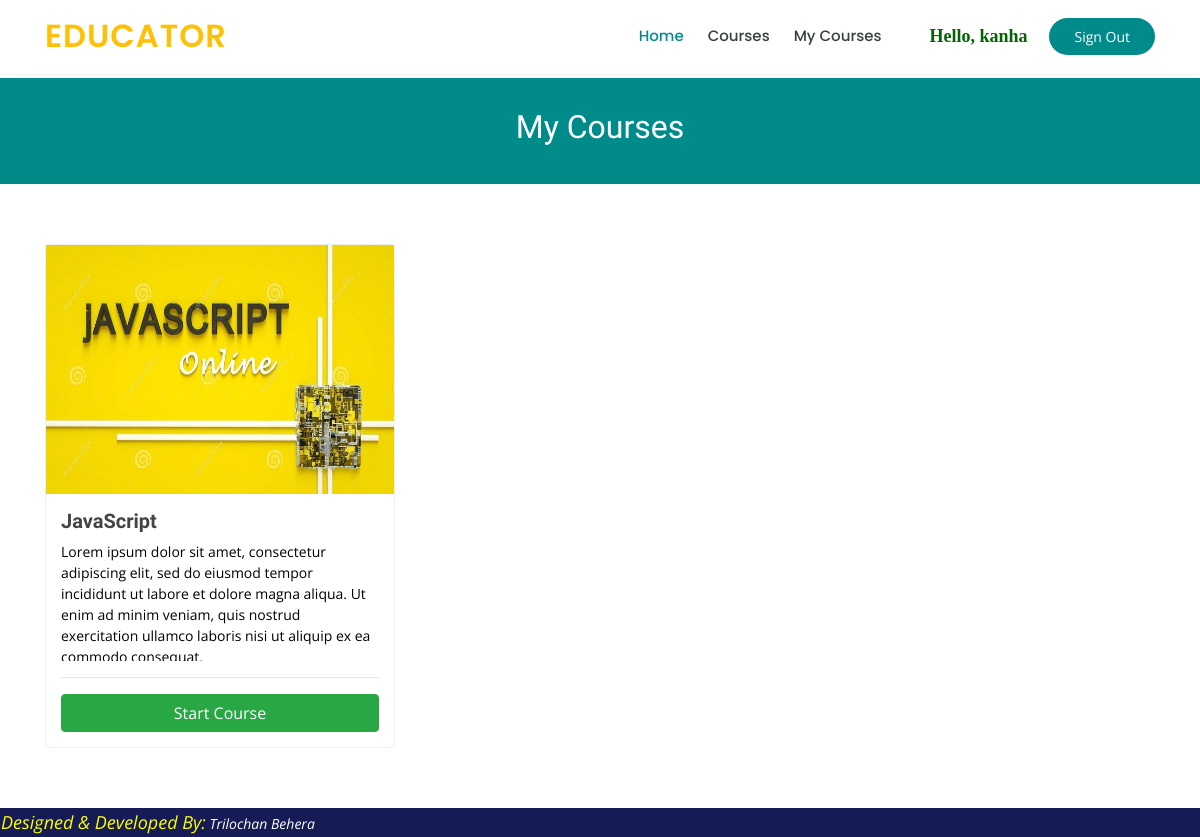
/my_courses/ (signed in), run on the app's committed database.
### Educator/models.py (models this page shows, shortened)
class UserCourse(models.Model):
    user=models.ForeignKey(User,null=False,on_delete=models.CASCADE)
    course=models.ForeignKey(Course,null=False,on_delete=models.CASCADE)
    date=models.DateTimeField(auto_now_add=True)

class Course(models.Model):
    course_name= models.CharField(max_length=100, null=False)
    slug= models.CharField(max_length=100, null=False, unique=True)
    course_image= models.ImageField(upload_to='Course_images')
    course_length=models.IntegerField(null=False)
    description= models.TextField(null=False)
    price= models.IntegerField(null=False)
    discount=models.IntegerField(null=False,default=0)
    resource=models.FileField(upload_to='resource')
    date=models.DateTimeField(auto_now_add=True)
    active=models.BooleanField(default=False)

### Educator/views.py (the view)
# urls.py: path('my_courses/',views.my_courses, name="my_courses"),
@login_required(login_url="login")
def my_courses(request):
    user=request.user
    user_course = UserCourse.objects.filter(user=user)
    return render(request,'my_courses.html',{'user_course':user_course})

### Educator/templates/my_courses.html (shortened to what this page needs)
{% load static %}
{% load custom_tags %}
<!DOCTYPE html>
<html lang="en">
<head>
  <link rel="stylesheet" href="https://cdnjs.cloudflare.com/ajax/libs/font-awesome/4.7.0/css/font-awesome.min.css">
  <link href=" {% static 'css/bootstrap.css' %} " rel="stylesheet">
  <link href=" {% static 'css/icofont/icofont.css' %}  " rel="stylesheet">
  <link href=" {% static 'css/style.css' %} " rel="stylesheet">
</head>
<body>
  <header id="header">
    <div class="container d-flex align-items-center">
      <h1 class="logo mr-auto"><a href="/">Educator</a></h1>
      {% if user.is_authenticated %}
      <nav class="nav-menu d-none d-lg-block">
        <ul>
          <li class="active"><a href="/">Home</a></li>
          <li><a href="/courses">Courses</a></li>
          <li><a href="/my_courses">My Courses</a></li>
        </ul>
      </nav>
     <span class="kanha ml-5"> Hello, {{user.username}} </span>  <a href="/logout" class="get-started-btn">Sign Out</a>
      {% endif %}
    </div>
  </header>
  <main id="main">
    <div class="breadcrumbs" data-aos="fade-in">
      <div class="container">
        <h2>My Courses</h2>
      </div>
    </div>
    <section id="courses" class="courses">
        <div class="container" data-aos="fade-up">
          <div class="row" data-aos="zoom-in" data-aos-delay="100">
            {% for uc in user_course %}
            <div class="col-lg-4 col-md-6 d-flex align-items-stretch">
              <div class="course-item">
                <img src="{{uc.course.course_image.url}}" class="img-fluid"  >
                <div class="course-content">
                  <h3>{{uc.course.course_name}}</h3>
                  <p style="height:120px;overflow-y: scroll;">{{uc.course.description}}</p>
                  <hr>
                <center> <a href="../course-details/{{uc.course.slug}}" class="btn btn-success btn-block" > <font color='#fff'> Start Course </font></a> </center>
                </div>
              </div>
            </div>
            {% endfor %}
          </div>
        </div>
      </section>
    </main>
<footer id="footer">
    <table width="100%" height="20" >
      <tr bgcolor="151B54">
          <td><font color="yellow" size="4"><i><marquee behavior="alternate">Designed & Developed By:</font><font color="white"> Trilochan Behera</font></marquee></i></font></td>
      </tr>
    </table>
</footer>
</body>
</html>

### Educator/static/css/style.css (style rules this page uses)
body { font-family: "Open Sans", sans-serif; color: #444444; }
a { color: #fff; }
h1, h2, h3, h4, h5, h6 { font-family: "Raleway", sans-serif; }
#header { background: #fff; transition: all 0.5s; z-index: 997; padding: 15px 0; box-shadow: 0px 0 18px rgba(55, 66, 59, 0.08); }
#header .logo { font-size: 32px; margin: 0; padding: 0; line-height: 1; font-weight: 600; letter-spacing: 1px; text-transform: uppercase; font-family: "Poppins", sans-serif; }
#header .logo a { color: #ffc107; }
.kanha { font-weight: 900; font-family: 'Times New Roman', Times, serif; color:darkgreen; font-size: 18px; }
.nav-menu ul { margin: 0; padding: 0; list-style: none; }
.nav-menu > ul { display: flex; }
.nav-menu > ul > li { position: relative; white-space: nowrap; padding: 10px 0 10px 24px; }
.nav-menu a { display: block; position: relative; color: #37423b; transition: 0.3s; font-size: 15px; font-family: "Poppins", sans-serif; font-weight: 500; }
.nav-menu a:hover, .nav-menu .active > a, .nav-menu li:hover > a { color: darkcyan; }
.get-started-btn { margin-left: 22px; background: darkcyan; color: #fff; border-radius: 50px; padding: 8px 25px; white-space: nowrap; transition: 0.3s; font-size: 14px; display: inline-block; }
.mobile-nav { position: fixed; top: 55px; right: 15px; bottom: 15px; left: 15px; z-index: 9999; overflow-y: auto; background: #fff; transition: ease-in-out 0.2s; opacity: 0; visibility: hidden; border-radius: 10px; padding: 10px 0; }
.mobile-nav * { margin: 0; padding: 0; list-style: none; }
.mobile-nav a { display: block; position: relative; color: #37423b; padding: 10px 20px; font-weight: 500; outline: none; }
.mobile-nav a:hover, .mobile-nav .active > a, .mobile-nav li:hover > a { color: darkcyan; text-decoration: none; }
section { padding: 60px 0; overflow: hidden; }
.breadcrumbs { margin-top: 5px; text-align: center; background: darkcyan; padding: 30px 0; color: #fff; }
.breadcrumbs h2 { font-size: 32px; font-weight: 500; }
.courses .course-item { border-radius: 5px; border: 1px solid #eef0ef; }
.courses .course-content { padding: 15px; }
.courses .course-content h3 { font-weight: 700; font-size: 20px; }
.courses .course-content p { font-size: 14px; color: #000; }
#footer { color: #37423b; font-size: 14px; background: #eef0ef; }

### data on the page
UserCourse: course.course_image (picture), course.course_name "JavaScript", course.description "Lorem ipsum dolor sit amet, consectetur adipiscing elit, sed do eiusmod tempor incididunt ut labore et dolore magna aliqua. Ut enim ad minim veniam, quis nostrud exercitation ullamco laboris nisi ut aliquip ex ea…"

### other printed values
{{ user.username }} "kanha"
